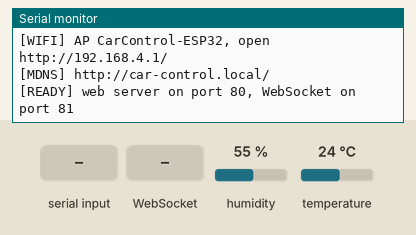
The program below on a simulated ESP32-S3. On the bench: the last lines printed to the serial monitor. Wiring (inferred from the names in the program): AHT10/20 sensor at I2C address 0x38. The inputs (shaded band) are chosen by the test bench; at power-on: humidity 55 %, temperature 24 °C. WiFi joins after 1.5 s; servers stay silent unless stated.

Above: at 1.5 s.
1.6 s: "V80SG90\n" received over the second serial link
At 2.8 s:
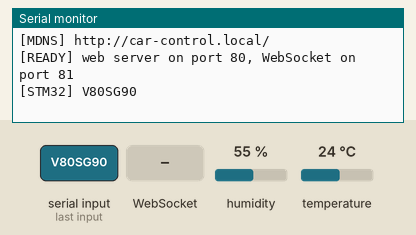
3.1 s: WebSocket text "V80SG90" received
At 4.2 s:
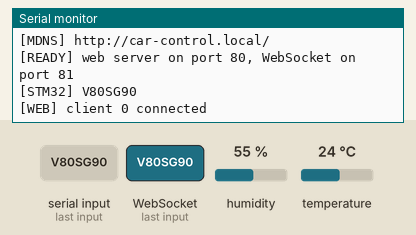
4.6 s: "FORWARD\n" received over the second serial link
At 5.4 s:
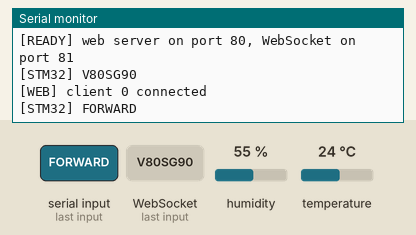
6.1 s: "LEFT\n" received over the second serial link
At 6.5 s:
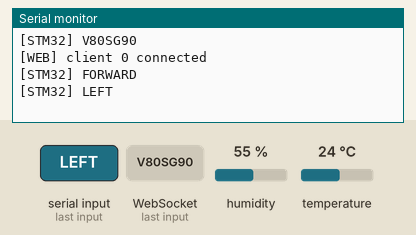
7.6 s: "BACKWARD\n" received over the second serial link
At 8.8 s:
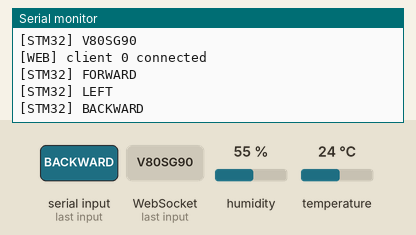
9.1 s: "V\n" received over the second serial link
At 10.0 s:
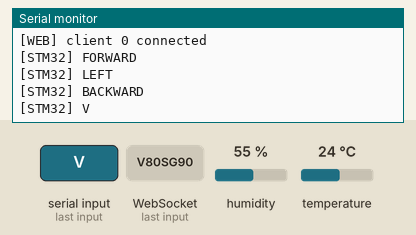

Measured:
- after the input at 1.6 s, the serial monitor: prints a new line at once (image 1)
- after the input at 3.1 s, the serial monitor: prints a new line at once (image 2)
- after the input at 4.6 s, the serial monitor: prints a new line at once (image 3)
- after the input at 6.1 s, the serial monitor: prints a new line at once (image 4)
- after the input at 7.6 s, the serial monitor: prints a new line at once (image 5)
- after the input at 9.1 s, the serial monitor: prints a new line at once (image 6)

The program:

main.cpp
```cpp
#include <Arduino.h>
#include <ESPmDNS.h>
#include <WebServer.h>
#include <WebSocketsServer.h>
#include <WiFi.h>

#include "climate_sensor.h"
#include "project_config.h"
#include "web_page.h"

namespace {

HardwareSerial carSerial(1);
WebServer httpServer(80);
WebSocketsServer webSocket(81);

char currentCommand = 'S';
unsigned long lastBrowserCommandMs = 0;
unsigned long lastUartTxMs = 0;
unsigned long lastStm32RxMs = 0;
unsigned long lastStatusBroadcastMs = 0;
unsigned long lastVersionRequestMs = 0;
bool stm32EverSeen = false;
String uartLine;
String stm32Version;
String lastControlSource = "boot";
int servoAngle = -1;
int servoTargetAngle = 90;
unsigned long lastServoQueryMs = 0;
bool motorBoardReady = false;
constexpr int SERVO_MIN_ANGLE = 30;
constexpr int SERVO_MAX_ANGLE = 150;

bool isStm32Online() {
  return stm32EverSeen && (millis() - lastStm32RxMs <= 2500UL);
}

bool hasServoFirmware() {
  return stm32Version == "V80SG90";
}

int parseServoAngle(const String &value) {
  if (value.isEmpty() || value.length() > 3) return -1;
  for (size_t index = 0; index < value.length(); ++index) {
    if (value[index] < '0' || value[index] > '9') return -1;
  }
  const int angle = value.toInt();
  return angle >= SERVO_MIN_ANGLE && angle <= SERVO_MAX_ANGLE ? angle : -1;
}

bool isValidCommand(char command) {
  return command == 'F' || command == 'B' || command == 'L' ||
         command == 'R' || command == 'S';
}

const char *commandName(char command) {
  switch (command) {
    case 'F': return "FORWARD";
    case 'B': return "BACKWARD";
    case 'L': return "LEFT";
    case 'R': return "RIGHT";
    default: return "STOP";
  }
}

char parseCommand(String text) {
  text.trim();
  text.toUpperCase();
  if (text == "F" || text == "FORWARD") return 'F';
  if (text == "B" || text == "BACKWARD") return 'B';
  if (text == "L" || text == "LEFT") return 'L';
  if (text == "R" || text == "RIGHT") return 'R';
  if (text == "S" || text == "STOP") return 'S';
  return '\0';
}

String statusJson() {
  const bool stm32Online = isStm32Online();
  const bool stationOnline = WiFi.status() == WL_CONNECTED;
  const String stationIp = stationOnline ? WiFi.localIP().toString() : String();
  const String apIp = WiFi.softAPIP().toString();

  String json;
  json.reserve(760);
  json += F("{\"type\":\"status\",\"command\":\"");
  json += commandName(currentCommand);
  json += F("\",\"stm32_online\":");
  json += stm32Online ? F("true") : F("false");
  json += F(",\"stm32_version\":\"");
  json += stm32Version;
  json += '"';
  json += F(",\"servo_supported\":");
  json += hasServoFirmware() ? F("true") : F("false");
  json += F(",\"servo_angle\":");
  json += servoAngle >= 0 ? String(servoAngle) : String("null");
  json += F(",\"servo_target_angle\":");
  json += servoTargetAngle;
  json += F(",\"motor_ready\":");
  json += motorBoardReady && stm32Online ? F("true") : F("false");
  json += F(",\"station_connected\":");
  json += stationOnline ? F("true") : F("false");
  json += F(",\"station_ip\":\"");
  json += stationIp;
  json += F("\",\"ap_ip\":\"");
  json += apIp;
  json += F("\",\"source\":\"");
  json += lastControlSource;
  json += F("\",\"uptime_ms\":");
  json += millis();
  /* AHT10 温湿度读数，直接拼进来，网页读 state.car.climate 即可 */
  json += F(",\"climate\":");
  json += climateSensor.statusJson();
  json += '}';
  return json;
}

void broadcastStatus() {
  String status = statusJson();
  webSocket.broadcastTXT(status);
  lastStatusBroadcastMs = millis();
}

void writeUartCommand(char command) {
  carSerial.write(static_cast<uint8_t>(command));
  carSerial.write('\n');
  lastUartTxMs = millis();
}

void requestStm32Version() {
  carSerial.write(static_cast<uint8_t>('V'));
  carSerial.write('\n');
  lastVersionRequestMs = millis();
}

void applyServoAngle(int angle) {
  /* This frame must not refresh either motor-command watchdog. */
  carSerial.printf("P%03d\n", angle);
  servoTargetAngle = angle;
  broadcastStatus();
  Serial.printf("[SERVO] target %d degrees\n", angle);
}

void applyCommand(char command, const char *source) {
  if (!isValidCommand(command)) return;
  if (command != 'S' && (!isStm32Online() || !motorBoardReady)) return;
  writeUartCommand(command);
  currentCommand = command;
  lastBrowserCommandMs = millis();
  lastControlSource = source;
  broadcastStatus();
  Serial.printf("[CONTROL] %s from %s\n", commandName(command), source);
}

void forceStop(const char *reason) {
  if (currentCommand != 'S') {
    writeUartCommand('S');
    currentCommand = 'S';
    lastControlSource = reason;
    broadcastStatus();
    Serial.printf("[SAFETY] STOP: %s\n", reason);
  }
}

void processStm32Line(String line) {
  line.trim();
  if (line.isEmpty()) return;

  const bool versionLine = line.length() >= 2 && line.length() <= 16 &&
      line[0] == 'V';
  const int reportedServoAngle = line.length() == 4 && line[0] == 'P'
      ? parseServoAngle(line.substring(1)) : -1;
  if (line == "R" || line == "M0" || line == "M1" || versionLine || reportedServoAngle >= 0 || line[0] == 'A' ||
      line[0] == 'E' || line[0] == 'T') {
    stm32EverSeen = true;
    lastStm32RxMs = millis();
  }
  if (line == "R") {
    stm32Version = "";
    servoAngle = -1;
    servoTargetAngle = 90;
    motorBoardReady = false;
    lastVersionRequestMs = 0;
  } else if (versionLine) {
    stm32Version = line;
    /* Legacy firmware only announced its version after motor initialization. */
    if (!hasServoFirmware()) motorBoardReady = true;
    broadcastStatus();
  } else if (reportedServoAngle >= 0 && hasServoFirmware()) {
    servoAngle = reportedServoAngle;
    broadcastStatus();
  } else if (line == "M0" || line == "M1") {
    motorBoardReady = line == "M1";
    if (!motorBoardReady) forceStop("motor board not ready");
    broadcastStatus();
  } else if (line[0] == 'E') {
    forceStop("STM32 motor error");
  } else if (line[0] == 'T') {
    currentCommand = 'S';
    lastControlSource = "STM32 timeout";
  }
  Serial.printf("[STM32] %s\n", line.c_str());
}

void pollCarUart() {
  while (carSerial.available() > 0) {
    const char value = static_cast<char>(carSerial.read());
    if (value == '\n' || value == '\r') {
      if (!uartLine.isEmpty()) {
        processStm32Line(uartLine);
        uartLine = "";
      }
    } else if (uartLine.length() < 24) {
      uartLine += value;
    } else {
      uartLine = "";
    }
  }
}

void handleWebSocketEvent(uint8_t clientId, WStype_t type,
                          uint8_t *payload, size_t length) {
  switch (type) {
    case WStype_CONNECTED:
      {
        String status = statusJson();
        webSocket.sendTXT(clientId, status);
      }
      Serial.printf("[WEB] client %u connected\n", clientId);
      break;
    case WStype_DISCONNECTED:
      forceStop("browser disconnected");
      Serial.printf("[WEB] client %u disconnected\n", clientId);
      break;
    case WStype_TEXT: {
      String message;
      message.reserve(length);
      for (size_t index = 0; index < length; ++index) {
        message += static_cast<char>(payload[index]);
      }
      if (message.equalsIgnoreCase("PING")) {
        String status = statusJson();
        webSocket.sendTXT(clientId, status);
        break;
      }
      const char command = parseCommand(message);
      if (command != '\0') applyCommand(command, "websocket");
      break;
    }
    default:
      break;
  }
}

void configureHttpServer() {
  httpServer.on("/", HTTP_GET, []() {
    httpServer.sendHeader("Cache-Control", "no-store");
    httpServer.send_P(200, "text/html; charset=utf-8", CONTROL_PAGE);
  });

  httpServer.on("/api/status", HTTP_GET, []() {
    httpServer.sendHeader("Cache-Control", "no-store");
    httpServer.send(200, "application/json", statusJson());
  });

  httpServer.on("/api/command", HTTP_POST, []() {
    const String value = httpServer.hasArg("cmd")
        ? httpServer.arg("cmd") : httpServer.arg("plain");
    const char command = parseCommand(value);
    if (command == '\0') {
      httpServer.send(400, "application/json", "{\"ok\":false,\"error\":\"invalid command\"}");
      return;
    }
    if (command != 'S' && (!isStm32Online() || !motorBoardReady)) {
      httpServer.send(409, "application/json", "{\"ok\":false,\"error\":\"motor board is not ready\"}");
      return;
    }
    applyCommand(command, "http");
    httpServer.send(200, "application/json", statusJson());
  });

  httpServer.on("/api/servo", HTTP_POST, []() {
    const int angle = httpServer.hasArg("angle")
        ? parseServoAngle(httpServer.arg("angle")) : -1;
    if (angle < 0) {
      httpServer.send(400, "application/json", "{\"ok\":false,\"error\":\"angle must be 30..150\"}");
      return;
    }
    if (!isStm32Online() || !hasServoFirmware()) {
      httpServer.send(409, "application/json", "{\"ok\":false,\"error\":\"STM32 servo firmware is not ready\"}");
      return;
    }
    applyServoAngle(angle);
    httpServer.send(200, "application/json", statusJson());
  });

  httpServer.on("/favicon.ico", HTTP_GET, []() {
    httpServer.send(204, "text/plain", "");
  });

  httpServer.onNotFound([]() {
    httpServer.send(404, "application/json", "{\"error\":\"not found\"}");
  });

  httpServer.begin();
}

void configureWifi() {
  const bool useStation = strlen(WIFI_SSID) > 0;
  WiFi.persistent(false);
  WiFi.setSleep(false);
  WiFi.mode(useStation ? WIFI_AP_STA : WIFI_AP);

  if (!WiFi.softAP(CAR_AP_SSID, CAR_AP_PASSWORD, 6, false, 2)) {
    Serial.println("[WIFI] failed to start access point");
  } else {
    Serial.printf("[WIFI] AP %s, open http://%s/\n",
                  CAR_AP_SSID, WiFi.softAPIP().toString().c_str());
  }

  if (useStation) {
    WiFi.begin(WIFI_SSID, WIFI_PASSWORD);
    Serial.printf("[WIFI] connecting to %s", WIFI_SSID);
    const unsigned long started = millis();
    while (WiFi.status() != WL_CONNECTED && millis() - started < 8000UL) {
      delay(200);
      Serial.print('.');
    }
    Serial.println();
    if (WiFi.status() == WL_CONNECTED) {
      Serial.printf("[WIFI] station IP: %s\n", WiFi.localIP().toString().c_str());
    } else {
      Serial.println("[WIFI] station timeout; AP control is still available");
    }
  }

  if (MDNS.begin("car-control")) {
    MDNS.addService("http", "tcp", 80);
    Serial.println("[MDNS] http://car-control.local/");
  }
}

}  // namespace

void setup() {
  Serial.begin(115200);
  delay(300);
  Serial.println("\nBLE geofence car - web control MVP");

  carSerial.begin(CAR_UART_BAUD, SERIAL_8N1,
                  CAR_UART_RX_PIN, CAR_UART_TX_PIN);
  writeUartCommand('S');
  requestStm32Version();

  /* AHT10 温湿度传感器走 I2C，接不上也不影响小车和舵机 */
  climateSensor.begin();

  configureWifi();
  configureHttpServer();
  webSocket.begin();
  webSocket.onEvent(handleWebSocketEvent);
  Serial.println("[READY] web server on port 80, WebSocket on port 81");
}

void loop() {
  httpServer.handleClient();
  webSocket.loop();
  pollCarUart();
  climateSensor.service();

  const unsigned long now = millis();
  if (currentCommand != 'S' &&
      now - lastBrowserCommandMs > ESP32_COMMAND_TIMEOUT_MS) {
    forceStop("ESP32 command timeout");
  }

  /* Keep the STM32 link alive and periodically reassert STOP when idle. */
  if (currentCommand == 'S' && now - lastUartTxMs >= 1000UL) {
    writeUartCommand('S');
  }

  if (now - lastStatusBroadcastMs >= 1000UL) {
    broadcastStatus();
  }

  if (stm32Version.isEmpty() && now - lastVersionRequestMs >= 1000UL) {
    requestStm32Version();
  }

  if (isStm32Online() && hasServoFirmware() && servoAngle < 0 &&
      now - lastServoQueryMs >= 1000UL) {
    carSerial.print("Q\n");
    lastServoQueryMs = now;
  }

  delay(2);
}
```

climate_sensor.h
```cpp
#pragma once

#include <Arduino.h>

/*
 * AHT10 温湿度传感器驱动（I2C，地址 0x38）。
 *
 * 顺带兼容 AHT20：两者地址和读数据格式完全一样，只有初始化命令不同
 * （AHT10 用 0xE1，AHT20 用 0xBE）。驱动会两个都试，谁把「已校准」标志位置起来
 * 就用谁——因为市面上标着 AHT10 的模块里装的经常其实是 AHT20。
 *
 * 读取用状态机实现，service() 不会阻塞主循环（AHT10 一次测量要 80 ms）。
 */
struct ClimateReading {
  bool present;          // I2C 上 0x38 有没有器件应答
  bool valid;            // 是否至少成功读到过一次数据
  bool busy;             // 正在测量中
  uint8_t address;       // 7 位地址
  const char *chip;      // "AHT10" / "AHT20" / ""
  float temperatureC;    // 摄氏度
  float humidityPct;     // 相对湿度 %
  unsigned long ageMs;   // 距上次成功读数过了多久
  uint32_t samples;      // 累计成功读数次数
  uint8_t errorCode;     // 0=正常，见 errorText()
};

class ClimateSensor {
 public:
  void begin();
  void service();

  const ClimateReading &reading() const { return reading_; }

  /* 给 /api/status 用的 JSON 片段 */
  String statusJson() const;

  /* 出错时给人看的说明 */
  const char *errorText() const;

  /* 扫描到的地址，例如 "0x38"；空则返回 "无" */
  String scanSummary() const;

 private:
  bool writeCommand(const uint8_t *data, size_t length);
  bool readBytes(uint8_t *buffer, size_t length);
  bool readStatus(uint8_t &status);
  bool initializeChip();
  void scanBus();
  void retryIfNeeded();

  ClimateReading reading_{};
  uint8_t scanAddresses_[8]{};
  uint8_t scanCount_ = 0;
  bool initialized_ = false;
  bool measuring_ = false;
  unsigned long measureStartedMs_ = 0;
  unsigned long lastAttemptMs_ = 0;
  unsigned long lastSuccessMs_ = 0;
};

extern ClimateSensor climateSensor;
```

project_config.h
```cpp
#pragma once

/*
 * ============================================================================
 *  凭据（Credentials）
 *
 *  本文件会随代码一起公开，所以下面的密码都是占位符。
 *  烧录前请把这几项改成你自己的值，否则 ESP32 只会开热点、连不上你的路由器：
 *
 *      CAR_AP_PASSWORD   小车自己热点的密码，自己设一个（至少 8 位）
 *      WIFI_SSID         要连的手机热点 / 路由器名称，留空 "" 表示只开热点
 *      WIFI_PASSWORD     上面那个网络的密码
 * ============================================================================
 */

/*
 * 小车自己会开一个热点，不依赖路由器也能先测通。
 * 手机或电脑连上后打开 http://192.168.4.1/
 */
static constexpr char CAR_AP_SSID[] = "CarControl-ESP32";
static constexpr char CAR_AP_PASSWORD[] = "CHANGE_ME_ap_password";

/*
 * 可选：连接路由器 / 手机热点。留空 WIFI_SSID 就是「只开热点」模式。
 * 这两个值会被编译进固件，请用实验用的网络，不要填重要账号。
 */
static constexpr char WIFI_SSID[] = "";
static constexpr char WIFI_PASSWORD[] = "";

/* Dedicated UART1 pins on the YD-ESP32-S3 board. Do not use the silk-screen TX/RX. */
static constexpr int CAR_UART_TX_PIN = 17;
static constexpr int CAR_UART_RX_PIN = 18;
static constexpr unsigned long CAR_UART_BAUD = 115200;

/* Browser sends a command every 180 ms while a control is held. */
static constexpr unsigned long ESP32_COMMAND_TIMEOUT_MS = 500;

/*
 * AHT10 温湿度传感器（I2C）。
 *
 * 为什么选 GPIO8 / GPIO9：这两个脚在 ESP32-S3 上确定是空闲的普通 IO——
 *   不是 strapping 脚（0 / 45 / 46）
 *   不是原生 USB（19 / 20）
 *   不是串口 0（43 / 44，板载 USB 转串口占着）
 *   不是 SPI Flash（26~32）
 *   不是八线 PSRAM 占用的（33~37，本板是 N16R8 + qio_opi，这几个脚一定不能用）
 *   不是板载 RGB 灯（48）
 *   也不是本工程已占用的 STM32 串口（17 / 18）
 *
 * 如果和你板子上的丝印对不上，改下面两行即可，不用改驱动代码。
 * SDA 和 SCL 千万别接反，也别漏了共地。
 */
static constexpr int CLIMATE_I2C_SDA_PIN = 8;
static constexpr int CLIMATE_I2C_SCL_PIN = 9;
static constexpr uint32_t CLIMATE_I2C_FREQ_HZ = 100000;

/* AHT10 的 7 位地址固定是 0x38（AHT20 也是）。 */
static constexpr uint8_t CLIMATE_I2C_ADDRESS = 0x38;

/* 多久读一次。AHT10 一次测量约 80 ms，这里用状态机做，不阻塞主循环。 */
static constexpr unsigned long CLIMATE_READ_INTERVAL_MS = 2000;

/* 触发测量后等多久去取数据。数据手册要求 80 ms 以内完成，留点余量。 */
static constexpr unsigned long CLIMATE_MEASURE_WAIT_MS = 90;
```

Source omitted: climate_sensor.cpp (7564 bytes), web_page.h (12658 bytes)
